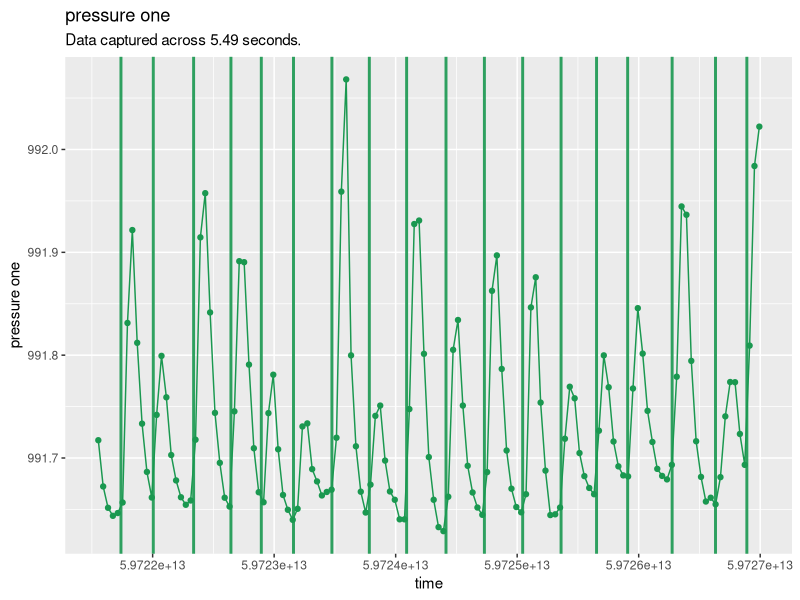
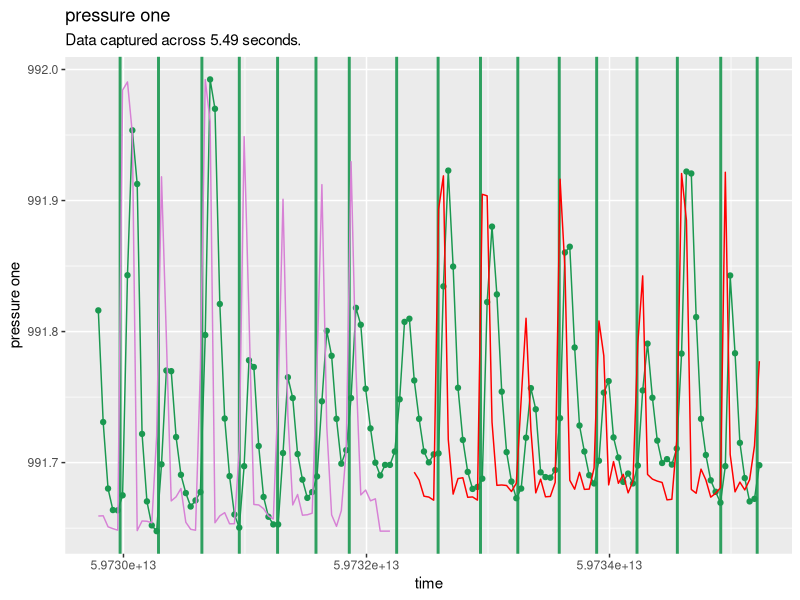
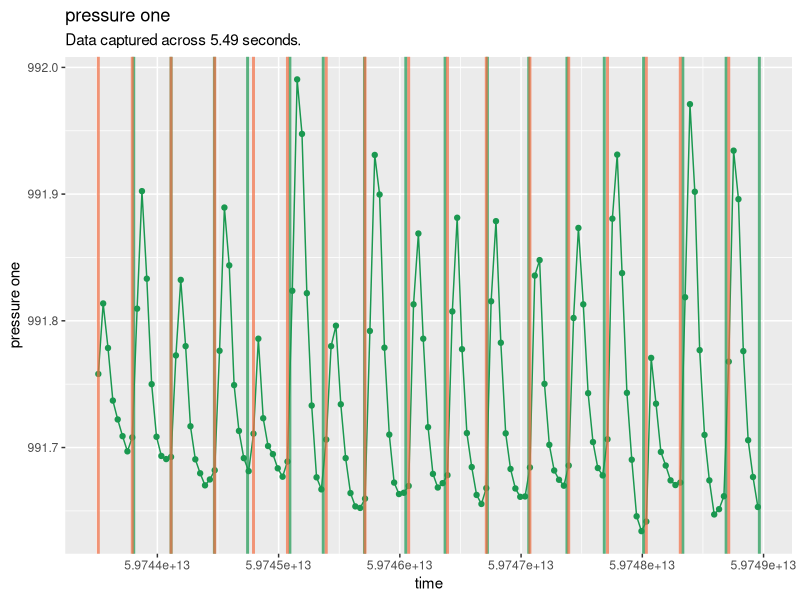

Reproduce these figures in R, in order. (Note: this script raises an error after producing the figures.)
## ---- chunk 1
knitr::opts_chunk$set(echo = TRUE)
library(tidyverse)
## Filepath on my desktop
# setwd("E:\\Desktop\\docs-BBBarometer")

## Filepath on my laptop
setwd("C:\\Users\\risha\\OneDrive\\Desktop\\docs-BBBarometer")
## ---- chunk 2
tidbits <- read_csv("data/experiment_1.csv")
## ---- chunk 3

type_map <- function(type) {
  if (type == -27) {
    return("touch")
  } else if (type == 1) {
    return("accelerometer")
  } else if (type == 4) {
    return("gyroscope")
  } else if (type == 6) {
    return("pressure")
  } else {
    return("unknown")
  }
}

clean_tidbits <- function(tidbits) {
  ## Get the clocking tidbits
  clocking <- tidbits %>%
    filter(type == -1 | type == -2)
  
  uptimeMillis <- clocking %>%
    filter(type == -1) %>%
    select(time)
  
  elapsedRealtimeNanos <- clocking %>%
    filter(type == -2) %>%
    select(time)
  
  uptimeMillisStart = min(uptimeMillis)
  uptimeMillisEnd = max(uptimeMillis)
  elapsedRealtimeNanosStart = min(elapsedRealtimeNanos)
  elapsedRealtimeNanosEnd = max(elapsedRealtimeNanos)
  
  ## Select the data tidbits
  tidbits <- tidbits %>% 
    filter(type == -27 | type > 0)
  
  calibrated <- tidbits %>%
    filter(type != -27)
  
  # Calibrate the touch-data tidbits
  m = (elapsedRealtimeNanosEnd - elapsedRealtimeNanosStart) / (uptimeMillisEnd - uptimeMillisStart)
  b = elapsedRealtimeNanosEnd - m*uptimeMillisEnd
  
  uncalibrated <- tidbits %>%
    filter(type == -27) %>%
    mutate(time = m*time + b)
  
  ## Combine results and re-format type as string
  tidbits <- bind_rows(calibrated, uncalibrated) %>%
    mutate(type = sapply(type, type_map)) %>%
    arrange(time)
  
  return(tidbits)
}
## ---- chunk 4
data <- clean_tidbits(tidbits)

first_touch = data %>%
  filter(type=="touch") %>%
  select(time) %>%
  min %>%
  as.double

last_touch = data %>% 
  filter(type=="touch") %>%
  select(time) %>%
  max %>%
  as.double

range = last_touch - first_touch

## 0 <= start < end <= 1
trim <- function(data, start, end) {
  open = range*start + first_touch
  close = range*end + first_touch
  
  return(data %>%
           filter(time > open & time < close))
}

# col = {'one', 'two', 'three'}
scatterplot <- function(data, sensor_type, col, 
                        start=0, end=1,
                        size=1, alpha=0.9) {
  graph <- data %>%
    filter(type==sensor_type) %>%
    select(time, col) %>%
    trim(start, end) %>%
    ggplot(aes_string(x="time", y=col))
  
  graph <- graph + geom_line(colour = "#1a9850") + geom_point(colour = "#1a9850") + scale_y_continuous()
  
  # add title and subtitle
  duration <- (range*(end-start) / 1e9 ) %>% round(2) %>% toString()
  title <- paste(sensor_type, col)
  graph <- graph + 
    ylab(title) + 
    ggtitle(label=title,
            subtitle=paste("Data captured across", duration, "seconds."))
  
  # Plot type "touch"
  taps <- data %>%
    filter(type=="touch") %>% 
    trim(start, end)
  tap_times <- taps$time
  for (tap_time in tap_times) {
    graph <- graph + geom_vline(xintercept = tap_time, colour= "#1a9850", size=size, alpha=alpha)
  }
  
  # Plot type "touch_predict"
  guesses <- data %>%
    filter(type=="touch_predict") %>%
    trim(start, end)
  guess_times <- guesses$time
  for (guess_time in guess_times) {
    graph <- graph + geom_vline(xintercept = guess_time, colour="#f46d43", size=size, alpha=alpha)
  }
  
  return(graph)
}

scatterplot(data, "pressure", "one", 0.4, 0.5)
## ---- chunk 5
scatterplot_d <- function(data, sensor_type, col, start, end) {

  # compute the derivative of the specified column
  col_index <- which(names(data) == col)
  
  sensor_data <- data %>%
    filter(type == sensor_type)
  
  col_vals <- sensor_data[col_index]
  
  left <- col_vals %>% 
    slice(1:(nrow(col_vals)-1))
  right <- col_vals %>% 
    slice(2:(nrow(col_vals)))
  
  deriv <- (right - left) %>%
    select(deriv = one)
  
  # bind this as a new column
  sensor_data <- sensor_data %>%
    slice(2:nrow(sensor_data)) %>%
    bind_cols(deriv)
  
  # add the rows for touch entries back in
  touch_data <- data %>%
    filter(type=="touch") %>%
    mutate(deriv = NA)
  
  treated_data <- bind_rows(sensor_data, touch_data)
  
  scatterplot(data=treated_data, 
              sensor_type=sensor_type,
              col="deriv",
              start=start,
              end=end)
}

#scatterplot_d(data, "pressure", "one", 0.5, 0.55) +
#  geom_hline(yintercept=0, colour="#999999", linetype="dashed")

## ---- chunk 6
prop = 0.6  # proportion of training data


## Portion data into train and test
touch_data <- data %>% 
  filter(type=="touch") %>%
  arrange(time)

cutoff <- touch_data$time[as.integer(nrow(touch_data)*prop)]

train <- data %>%
  filter(time < cutoff) %>%
  filter(type %in% c("pressure", "touch")) %>%
  arrange(time)

test <- data %>%
  filter(time > cutoff) %>%
  filter(type %in% c("pressure", "touch")) %>%
  arrange(time)


## Next we build train_df
# input: a dataframe containing pressure_data in a column
# output: a dataframe where each row is the result of point-wise multiplication 
#         between factor 1 and factor 2, and is labeled.
#         factor 1:  iterated difference of pressure signal
#                    (a naive first derivative)
#         factor 2:  an impulse of specified width
#                    e.g. width=3 -> factor_2=[0 ... 0 1 1 1 0 ... 0]
#                    (the impulse is iterated for each row)
#       
#
# and a 5th column for the label
build_df <- function(pressure_data, width) {
  df <- data.frame(matrix(rep(NA,width + 1), nrow=1))
  df <- na.omit(df)
  colnames(df)[ncol(df)] = "label"
  
  i = 1
  quota = 0
  while (i <= nrow(pressure_data) - width) {
    event <- pressure_data %>%
      slice(i:(i+width+1))
    
    pressure_reading <- event %>%
      filter(type == "pressure") %>%
      head(n=width+1) %>%
      .$one
    
    
    if (event$type[1] == "touch") {
      # then don't process it.
      # 
      # instead, start labeling subsequent pressure_events as 1
      # quota is a "hyperparameter" for labeling data
      # this line defines the size of the quota
      quota = 2
    } else {  # event$type[1] == "pressure"
      # then label as 1 only if we need to meet the quota
      if (quota > 0) {
        label = 1
        quota = quota - 1
      } else {
        label = 0
      }
      df[nrow(df)+1,] = c(diff(pressure_reading), label)
    }
    i = i + 1
  }
  return(df)
}
## ---- chunk 7
# input: tibbles with the tidbits
# this function will restructure the tidbits for regression,
#                    train the model,
#                    and return the fitting for train and test.
train_pressure_model <- function(train, test, width=4) {
  buffer = width
  
  ## Arrange the data
  train_df <- build_df(train, width=width)
  test_df <- build_df(test, width=width)
  
  ## Fit the model
  touch_model <- glm(label ~ ., 
                     data=train_df,
                     family = "binomial")
  
  ## Handle the values fitted in training
  # Store the fitted values
  result_training <- bind_cols(train %>% 
                        filter(type == "pressure") %>% 
                        slice((buffer):(buffer+nrow(train_df)-1)),
                      touch_model$fitted.values) %>%
    rename(p = ...6)
  
  # Shift the fitted values
  shift <- 3
  result_training_shifted <- result_training
  result_training_shifted$p <- c(
    result_training_shifted$p[(shift+1):nrow(result_training_shifted)],
    rep(0, shift)
  )
  
  ## Handle the values predicted in testing
  # Compute the predicted values
  output <- predict(touch_model, 
          newdata=test_df)
  fitted.values <- 1/(1+exp(-1*(output)))
  
  # Store the predicted values
  result_testing <- bind_cols(test %>% 
                        filter(type == "pressure") %>% 
                        slice((buffer):(buffer+nrow(test_df)-1)),
                      fitted.values) %>%
    rename(p = ...6)
  
  # Shift the fitted
  result_testing_shifted <- result_testing
  result_testing_shifted$p <- c(
    result_testing_shifted$p[(shift+1):nrow(result_testing_shifted)],
    rep(0, shift)
  )
  
  result <- list()
  result$training <- result_training_shifted
  result$testing <- result_testing_shifted
  return(result)
}

result_pair <- train_pressure_model(train, test, width=4)

scatterplot_pressure_model <- function(data, result_pair, a, b) {
  scatterplot(data, "pressure", "one", a, b) +
  geom_line(data=result_pair$testing %>% trim(a,b),
            aes(y= p*diff(range(one)) + min(one)),
            colour="red") +
  geom_line(data=result_pair$training %>% trim(a,b),
            aes(y= p*diff(range(one)) + min(one)),
            colour="#d781d5")
}

scatterplot_pressure_model(data, result_pair, a=0.55, b=0.65)
## ---- chunk 8
# Input a vector containing integers in order
# Collapse chains of many consecutive integers into a single integer
# e.g. 2 4 5 6 8 9 11 12
#  ->  2 4-5-6 8-9 11-12
#  ->  2 4 8 11
eliminate_consecutive_integers <- function(integers) {
  # strategy: shift the entries of the lift by one and compare it against itself
  first <- integers[1:length(integers)-1]
  last <- integers[2:length(integers)]
  last_decrement <- last - 1
  
  
  # the first entry is always valid, but this strategy requires it be indexed separately.
  result <- c(integers[1], 
              last[first != last_decrement])
  return(result)
}


# Input a dataframe with pressure data and the modeled p-confidence of touch occurrence.
# Include the value at which to threshold.
threshold_pressure <- function(result, threshold=0.4) {
  indices <- which(result$p > threshold) %>%
    eliminate_consecutive_integers
  
  occurrence_times <- result %>%
    slice(indices) %>%
    .$time
  
  occurrence_df <- data.frame(type="touch_predict",
             time=occurrence_times,
             one=0,
             two=0,
             three=0,
             p=0)
  
  thresholded <- bind_rows(result, occurrence_df) %>%
    arrange(time)
  
  return(thresholded)
}


thresholded_testing <- threshold_pressure(result_pair$testing, threshold=0.5) %>%
  bind_rows(test %>% filter(type=="touch"))

scatterplot(thresholded_testing, 
            sensor_type="pressure", col="one",
            start=0.8, end=0.9,
            size=1, alpha=0.7)
## ---- chunk 9

model <- data %>%
  bind_rows(thresholded_testing %>%
              filter(type=="touch_predict") %>%
              select(-p)) %>%
  bind_rows(thresholded_training %>%
              filter(type=="touch_predict") %>%
              select(-p))

model %>% group_by(type) %>% count()

a=0.85
scatterplot(model, "gyroscope", "one", start=a, end=a+0.05, alpha=0.8)
## ---- chunk 10
# In: signal should be a tibble with two columns: time and data (pressure data)
# Ou: list of features
pull_waveforms <- function(signal, times) {
  features <- list()
  
  for (time in times) {
    center <- which(signal$time > time)[1]
    polarity <- sign(signal$data[center])
    left <- center
    right <- center
    
    while (left > 1 && sign(signal$data[left - 1]) == polarity) {
      left <- left - 1
    }
    while (right < nrow(signal) && sign(signal$data[right + 1]) == polarity) {
      right <- right + 1
    }
    feature <- signal$data[left:right]
    features[[length(features)+1]] = feature
  }
  return(features)
}


# In: TIME-SORTED data tibble with ONLY timestamped gyroscope entries
# Ou: feature tibble containing each wave
mine_features <- function(gyro, times) {
  # Mining features with pull_waveforms works better when delayed by 7-10 samples, to get closer to the center of a peak.
  delay <- 10
  period <- gyro$time %>% diff %>% mean
  times <- times + delay*period
  
  gyro_one <- pull_waveforms(signal=gyro %>% select(time=time, data=one),
                             times=times)
  
  gyro_two <- pull_waveforms(signal=gyro %>% select(time=time, data=two),
                             times=times)
  gyro_three <- pull_waveforms(signal=gyro %>% select(time=time, data=three),
                             times=times)
  
  # mine the extremum of each waveform as a feature
  extremum_one <- gyro_one %>% sapply(function(waveform) {sign(waveform[[1]][1]) * max(abs(waveform[[1]]))})
  extremum_two <- gyro_two %>% sapply(function(waveform) {sign(waveform[[1]][1]) * max(abs(waveform[[1]]))})
  extremum_three <- gyro_three %>% sapply(function(waveform) {sign(waveform[[1]][1]) * max(abs(waveform[[1]]))})
  
  return(tibble(gyro_one, gyro_two, gyro_three, 
                extremum_one, extremum_two, extremum_three,
                times))
}


# In: data tibble with gyroscope and touch entries.
#     touch can be "touch" with x/y in headers $one $two. use labeled=TRUE.
#     or touch can be "touch_guess" with no x/y. use labeled=FALSE.
# Ou: if labeled=TRUE, collect the waveform and features with x/y labels.
# Ou: if labeled=FALSE< collect the waveform and features
gyro_from_touch <- function(data, labeled=TRUE) {
  data <- data %>% arrange(time)
  
  ## Use gyro and touch data to mine features
  gyro <- data %>%
    filter(type == "gyroscope")
  if (labeled) {
    times <- data %>%
      filter(type == "touch") %>%
      .$time
  } else {
    times <- data %>% 
      filter(type == "touch_predict") %>%
      .$time
  }
  features <- mine_features(gyro, times)
   
  ## Add labels
  if (labeled) {
    labels <- data %>%
      filter(type=="touch") %>%
      select(x=one, y=two)
    features <- features %>% bind_cols(labels)
  }
  
  return(features)
}


# For testing
foobar <- model %>% trim(0.3, 0.35)
gyro <- foobar %>% filter(type == "gyroscope")
times <- foobar %>% filter(type == "touch") %>% .$time
signal <- gyro %>% select(time=time, data=one)

gyro_from_touch(model %>% trim(0.7, 0.75), labeled=TRUE)
## ---- chunk 11
exp1_data <- gyro_from_touch(model, labeled=TRUE)

exp1_data %>% 
  ggplot(aes(x=x, y=y)) +
  geom_point() +
  xlim(0, 1080) +
  ylim(0, 2400) +
  theme(aspect.ratio=16/9)
